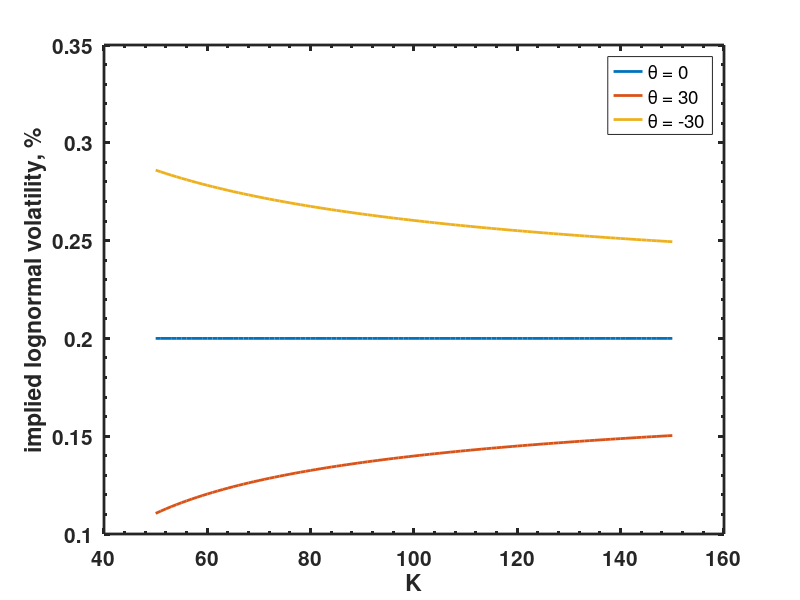

Here is the MATLAB script that generated this plot: (Note: this script raises an error after producing the figure.)
clear all
close all

F0= 100;% S0 here stands for F, the true S0 is 100*exp(-rT)
K = 50:150;
r = 0.02;
T = 1;
sigma = 0.2;

% the slope
theta = 0;
call = blsprice((F0-theta)*exp(-r*T),K - theta, r, T, sigma);
volatility_shifted = blsimpv(F0*exp(-r*T),K,r,T,call);
h = figure(1)
plot(K,volatility_shifted,'linewidth',2)
hold on;
theta = 30;
call = blsprice((F0-theta)*exp(-r*T),K - theta, r, T, sigma);
volatility_shifted = blsimpv(F0*exp(-r*T),K,r,T,call);
plot(K,volatility_shifted,'linewidth',2)
theta = -30;
call = blsprice((F0-theta)*exp(-r*T),K - theta, r, T, sigma);
volatility_shifted = blsimpv(F0*exp(-r*T),K,r,T,call);
plot(K,volatility_shifted,'linewidth',2)
ylabel('implied lognormal volatility, %')
xlabel('K')
legend('\theta = 0','\theta = 30','\theta = -30','location','northeast')
set(gca,'linewidth',2,'fontsize',15,'fontweight','bold','plotboxaspectratiomode','auto','xminortick','on','yminortick','on','TickLength',[0.04;0.02]);
pbaspect([1 1 1])
set(gca,'box','on')
saveTightFigure(h,'ShiftedLognormalImpliedVolatilityDemo1.pdf')

% the steepness of the slope 1

theta = 10;
call = blsprice((F0-theta)*exp(-r*T),K - theta, r, T, sigma);
volatility_shifted = blsimpv(F0*exp(-r*T),K,r,T,call);
h = figure(2)
plot(K,volatility_shifted,'linewidth',2)
hold on;
theta = 20;
call = blsprice((F0-theta)*exp(-r*T),K - theta, r, T, sigma);
volatility_shifted = blsimpv(F0*exp(-r*T),K,r,T,call);
plot(K,volatility_shifted,'linewidth',2)
theta = 30;
call = blsprice((F0-theta)*exp(-r*T),K - theta, r, T, sigma);
volatility_shifted = blsimpv(F0*exp(-r*T),K,r,T,call);
plot(K,volatility_shifted,'linewidth',2)
theta = 50;
call = blsprice((F0-theta)*exp(-r*T),K - theta, r, T, sigma);
volatility_shifted = blsimpv(F0*exp(-r*T),K,r,T,call);
plot(K,volatility_shifted,'linewidth',2)
ylabel('implied lognormal volatility, %')
xlabel('K')
legend('\theta = 10','\theta = 20','\theta = 30','\theta = 50','location','southeast')
set(gca,'linewidth',2,'fontsize',15,'fontweight','bold','plotboxaspectratiomode','auto','xminortick','on','yminortick','on','TickLength',[0.04;0.02]);
pbaspect([1 1 1])
set(gca,'box','on')
saveTightFigure(h,'ShiftedLognormalImpliedVolatilityDemo2.pdf')

% the steepness of the slope 2

theta = -10;
call = blsprice((F0-theta)*exp(-r*T),K - theta, r, T, sigma);
volatility_shifted = blsimpv(F0*exp(-r*T),K,r,T,call);
h = figure(3)
plot(K,volatility_shifted,'linewidth',2)
hold on;
theta = -20;
call = blsprice((F0-theta)*exp(-r*T),K - theta, r, T, sigma);
volatility_shifted = blsimpv(F0*exp(-r*T),K,r,T,call);
plot(K,volatility_shifted,'linewidth',2)
theta = -30;
call = blsprice((F0-theta)*exp(-r*T),K - theta, r, T, sigma);
volatility_shifted = blsimpv(F0*exp(-r*T),K,r,T,call);
plot(K,volatility_shifted,'linewidth',2)
theta = -50;
call = blsprice((F0-theta)*exp(-r*T),K - theta, r, T, sigma);
volatility_shifted = blsimpv(F0*exp(-r*T),K,r,T,call);
plot(K,volatility_shifted,'linewidth',2)

theta = -100;
call = blsprice((F0-theta)*exp(-r*T),K - theta, r, T, sigma);
volatility_shifted = blsimpv(F0*exp(-r*T),K,r,T,call);
plot(K,volatility_shifted,'linewidth',2)
ylabel('implied lognormal volatility, %')
xlabel('K')
legend('\theta = -10','\theta = -20','\theta = -30','\theta = -50','\theta = -100','location','northeast')
set(gca,'linewidth',2,'fontsize',15,'fontweight','bold','plotboxaspectratiomode','auto','xminortick','on','yminortick','on','TickLength',[0.04;0.02]);
pbaspect([1 1 1])
set(gca,'box','on')
saveTightFigure(h,'ShiftedLognormalImpliedVolatilityDemo3.pdf')